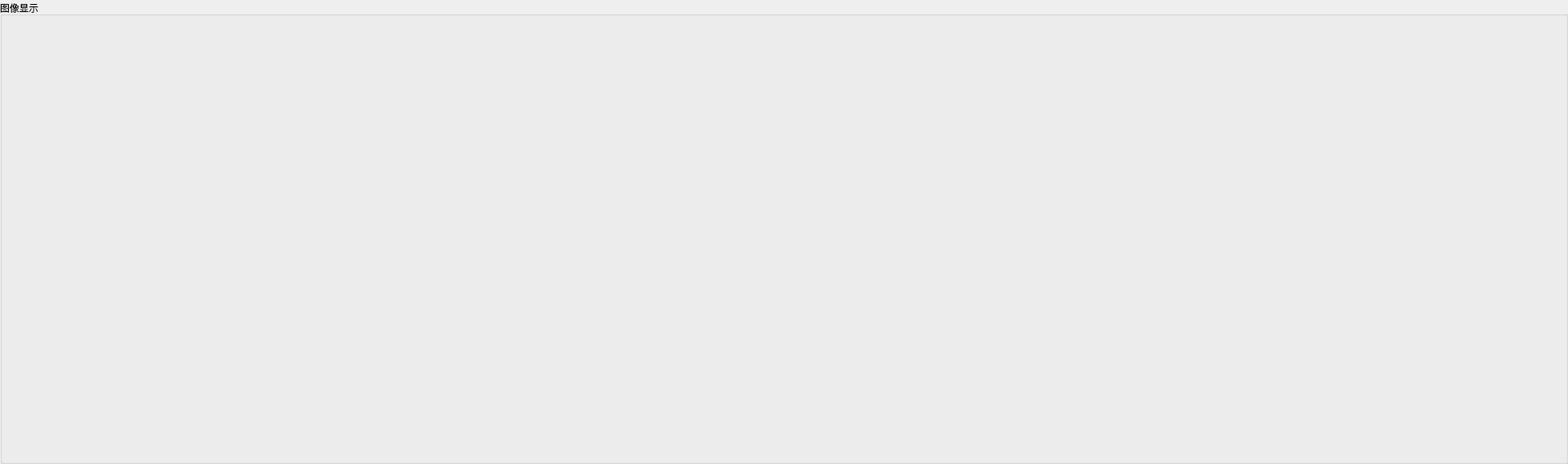
   <widget class="QGroupBox" name="groupBox_ImgShow">
    <property name="geometry">
     <rect>
      <x>20</x>
      <y>10</y>
      <width>1960</width>
      <height>580</height>
     </rect>
    </property>
    <property name="title">
     <string>图像显示</string>
    </property>
    <widget class="QLabel" name="ImgLabelLeft">
     <property name="enabled">
      <bool>true</bool>
     </property>
     <property name="geometry">
      <rect>
       <x>20</x>
       <y>20</y>
       <width>960</width>
       <height>540</height>
      </rect>
     </property>
     <property name="minimumSize">
      <size>
       <width>0</width>
       <height>0</height>
      </size>
     </property>
     <property name="maximumSize">
      <size>
       <width>10000</width>
       <height>10000</height>
      </size>
     </property>
     <property name="text">
      <string/>
     </property>
    </widget>
    <widget class="QLabel" name="ImgLabelRight">
     <property name="geometry">
      <rect>
       <x>980</x>
       <y>20</y>
       <width>960</width>
       <height>540</height>
      </rect>
     </property>
     <property name="minimumSize">
      <size>
       <width>0</width>
       <height>0</height>
      </size>
     </property>
     <property name="maximumSize">
      <size>
       <width>10000</width>
       <height>10000</height>
      </size>
     </property>
     <property name="text">
      <string/>
     </property>
    </widget>
    <widget class="QLabel" name="ImgLabelFeatureMatch">
     <property name="enabled">
      <bool>true</bool>
     </property>
     <property name="geometry">
      <rect>
       <x>20</x>
       <y>20</y>
       <width>1920</width>
       <height>540</height>
      </rect>
     </property>
     <property name="minimumSize">
      <size>
       <width>0</width>
       <height>0</height>
      </size>
     </property>
     <property name="maximumSize">
      <size>
       <width>10000</width>
       <height>10000</height>
      </size>
     </property>
     <property name="text">
      <string/>
     </property>
    </widget>
   </widget>
